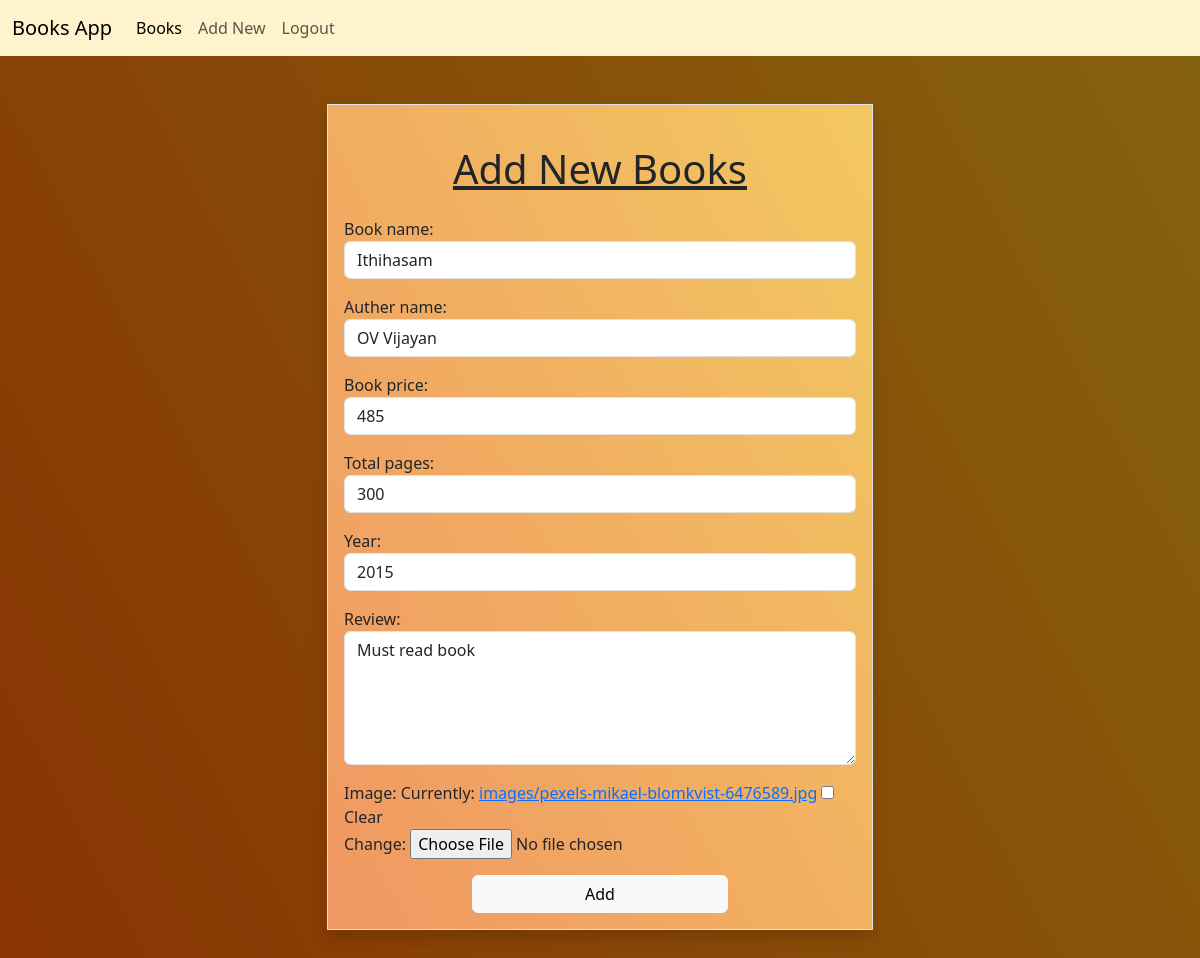
Screenshot of /books/3/update (signed in) with the database file from the repository.
### myapp/models.py (models this page shows, shortened)
class Books(models.Model):
    book_name=models.CharField(max_length=100,unique=True)
    auther_name=models.CharField(max_length=100)
    book_price=models.PositiveIntegerField()
    total_pages=models.PositiveIntegerField()
    year=models.PositiveIntegerField(null=True)
    review=models.CharField(max_length=500,null=True,blank=True)
    image=models.ImageField(upload_to="images",null=True,blank=True)

### myapp/views.py (the view, shortened to what this page needs)
# urls.py: path('books/<int:pk>/update',views.BookUpdateView.as_view(),name='book-edit'),
@method_decorator(signin_required,name='dispatch')
class BookUpdateView(View):
    def get(self,request,*args,**kwargs):
        id=kwargs.get('pk')
        obj=Books.objects.get(id=id)
        form=BooksModelForm(instance=obj)
        return render(request,'book_edit.html',{'form':form})

### myapp/forms.py
class BooksModelForm(forms.ModelForm):
    class Meta:
        model=Books
        fields="__all__"
        widgets={
            'book_name':forms.TextInput(attrs={'class':'form-control'}),
            'auther_name':forms.TextInput(attrs={'class':'form-control'}),
            'book_price':forms.NumberInput(attrs={'class':'form-control'}),
            'total_pages':forms.NumberInput(attrs={'class':'form-control'}),
            'year':forms.NumberInput(attrs={'class':'form-control'}),
            'review':forms.Textarea(attrs={'class':'form-control','rows':5})
        }#model form nn inherit cheythale  ith work aku.inputfield matre set cheyyullu

### myapp/views.py (called while the page is built)
def signin_required(fn):
    def wrapper(request,*args,**kwargs):
        if not request.user.is_authenticated:
            messages.error(request,'invalid session')
            return redirect('signin')
        else:
            return fn(request,*args,**kwargs)
    return wrapper

### myapp/templates/book_edit.html (shortened to what this page needs)
{%extends 'base.html'%}
{%block body_block%}
<div class="container mt-5 mb-5">
    <div class="row">
        <div class="col-3"></div>
        <div class="col-6">
            <form action="" method="post" enctype="multipart/form-data" class="border shadow grad2 p-3">
                <h1 class="mt-4 mb-4 text-decoration-underline text-center">Add New Books</h1>
                {{form.as_p}}
                <div class="d-grid mx-auto col-6">
                    <button type="submit" class="btn btn-light">Add</button>
                  </div>
            </form>
        </div>
        <div class="col-3"></div>
    </div>
</div>
{%endblock%}

### myapp/static/css/style.css (style rules this page uses)
.grad { background-color: #401903; background-image: linear-gradient(62deg, #893402 0%, #85630e 100%); }
.grad2 { background-color: #d8895c; background-image: linear-gradient(62deg, #f09763 0%, #f2c860 100%); }

### rows the page displays
Books: book_name "Ithihasam", auther_name "OV Vijayan", book_price "485", total_pages "300", year "2015", review "Must read book"
